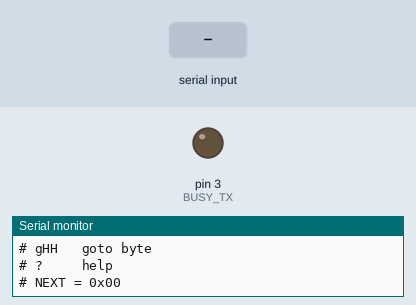
Recording of a sketch running on a simulated Arduino Uno, built with avr-gcc and run on an emulated ATmega328P. Parts: output pins drawn as LEDs (lit = HIGH), the last lines printed to the serial monitor. The test bench sets the inputs (shaded band).

Above: at 1.2 s.
1.3 s: "n90\n" received over Serial
At 2.1 s:
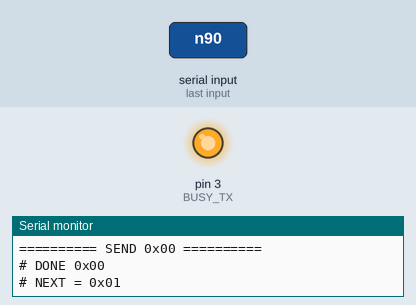
Timing chart, 0 to 4.3 s (numbered marks = the images above; inputs shaded):
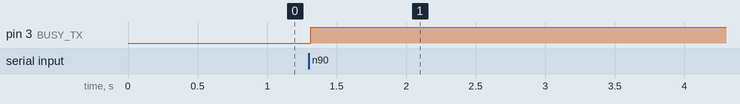

Measured:
- after the input at 1.3 s, pin 3 (BUSY_TX): LOW → HIGH at once

The sketch:

xs-tx-brute3.ino
```cpp
/*
  Kenwood XS Universal Scanner — line parser

  Wiring:
    D2 -> 2.2k -> DATA
    D3 -> 2.2k -> BUSY

  Serial: 115200

  Commands:
    n       send current byte, advance
    p       go back one byte, send
    r       reset scanner to 00
    xB5     send exact byte B5
    xDE     send exact byte DE
    g80     set scanner position to 80
    ?       help

  Works with:
    No line ending
    Newline
    Carriage return
    Both NL & CR

  For "No line ending", xHH/gHH execute as soon
  as all 3 characters have arrived.
*/

const uint8_t DATA_TX = 2;
const uint8_t BUSY_TX = 3;


// -----------------------------------------------------------------------------
// KR-V6070 measured timing
// -----------------------------------------------------------------------------

const uint16_t LEAD_US  = 1150;
const uint16_t START_US = 9800;
const uint16_t ONE_US   = 4900;
const uint16_t ZERO_US  = 9800;
const uint16_t HIGH_US  = 4900;
const uint16_t END_US   = 750;


// -----------------------------------------------------------------------------
// Scanner state
// -----------------------------------------------------------------------------

uint8_t currentByte = 0x00;


// -----------------------------------------------------------------------------
// Command buffer
// -----------------------------------------------------------------------------

char cmd[8];
uint8_t cmdLen = 0;


// -----------------------------------------------------------------------------
// Bus
// -----------------------------------------------------------------------------

void releaseBus()
{
  pinMode(DATA_TX, INPUT);
  pinMode(BUSY_TX, INPUT);
}


void setData(bool high)
{
  if (high) {
    digitalWrite(DATA_TX, HIGH);
    pinMode(DATA_TX, OUTPUT);
  } else {
    pinMode(DATA_TX, INPUT);
  }
}


void setBusy(bool high)
{
  if (high) {
    digitalWrite(BUSY_TX, HIGH);
    pinMode(BUSY_TX, OUTPUT);
  } else {
    pinMode(BUSY_TX, INPUT);
  }
}


// -----------------------------------------------------------------------------
// XS8 transmitter
// -----------------------------------------------------------------------------

void sendXS8(uint8_t value)
{
  releaseBus();

  delay(10);

  // BUSY rises
  setBusy(true);

  delayMicroseconds(LEAD_US);

  // DATA start
  setData(true);

  delayMicroseconds(START_US);

  // Eight bits, MSB first
  for (int bit = 7; bit >= 0; --bit) {

    setData(false);

    if (value & (1 << bit))
      delayMicroseconds(ONE_US);
    else
      delayMicroseconds(ZERO_US);

    setData(true);

    delayMicroseconds(HIGH_US);
  }

  // End frame
  setBusy(false);

  delayMicroseconds(END_US);

  setData(false);

  releaseBus();
}


// -----------------------------------------------------------------------------
// Helpers
// -----------------------------------------------------------------------------

void printHex(uint8_t value)
{
  if (value < 0x10)
    Serial.print('0');

  Serial.print(value, HEX);
}


void printCurrent()
{
  Serial.print("# NEXT = 0x");
  printHex(currentByte);
  Serial.println();
}


void sendAndReport(uint8_t value)
{
  Serial.println();

  Serial.print("========== SEND 0x");
  printHex(value);
  Serial.println(" ==========");

  Serial.flush();

  sendXS8(value);

  Serial.print("# DONE 0x");
  printHex(value);
  Serial.println();
}


int hexDigit(char c)
{
  if (c >= '0' && c <= '9')
    return c - '0';

  if (c >= 'a' && c <= 'f')
    return c - 'a' + 10;

  if (c >= 'A' && c <= 'F')
    return c - 'A' + 10;

  return -1;
}


bool parseHexByte(char hiChar, char loChar, uint8_t &value)
{
  int hi = hexDigit(hiChar);
  int lo = hexDigit(loChar);

  if (hi < 0 || lo < 0)
    return false;

  value = (uint8_t)((hi << 4) | lo);

  return true;
}


// -----------------------------------------------------------------------------
// Execute command
// -----------------------------------------------------------------------------

void executeCommand()
{
  if (cmdLen == 0)
    return;


  // ---------------------------------------------------------------------------
  // Single-character commands
  // ---------------------------------------------------------------------------

  if (cmdLen == 1) {

    char c = cmd[0];


    if (c == 'n' || c == 'N') {

      uint8_t value = currentByte;

      sendAndReport(value);

      currentByte++;

      printCurrent();

      return;
    }


    if (c == 'p' || c == 'P') {

      currentByte--;

      sendAndReport(currentByte);

      printCurrent();

      return;
    }


    if (c == 'r' || c == 'R') {

      currentByte = 0x00;

      Serial.println("# RESET");

      printCurrent();

      return;
    }


    if (c == '?') {

      Serial.println();
      Serial.println("# Commands:");
      Serial.println("#   n     send next");
      Serial.println("#   p     previous");
      Serial.println("#   r     reset to 00");
      Serial.println("#   xHH   send exact byte");
      Serial.println("#   gHH   set scanner position");
      Serial.println();

      return;
    }
  }


  // ---------------------------------------------------------------------------
  // xHH / gHH
  // ---------------------------------------------------------------------------

  if (cmdLen == 3) {

    char operation = cmd[0];

    uint8_t value;

    if (!parseHexByte(cmd[1], cmd[2], value)) {

      Serial.print("# ERROR: invalid hex: ");

      for (uint8_t i = 0; i < cmdLen; i++)
        Serial.print(cmd[i]);

      Serial.println();

      return;
    }


    // xHH
    if (operation == 'x' || operation == 'X') {

      sendAndReport(value);

      return;
    }


    // gHH
    if (operation == 'g' || operation == 'G') {

      currentByte = value;

      printCurrent();

      return;
    }
  }


  Serial.print("# ERROR: unknown command: ");

  for (uint8_t i = 0; i < cmdLen; i++)
    Serial.print(cmd[i]);

  Serial.println();
}


// -----------------------------------------------------------------------------
// Determine whether buffered command is complete
// -----------------------------------------------------------------------------

bool commandComplete()
{
  if (cmdLen == 0)
    return false;


  char first = cmd[0];


  // These commands consist of exactly one character.
  if (first == 'n' || first == 'N' ||
      first == 'p' || first == 'P' ||
      first == 'r' || first == 'R' ||
      first == '?') {

    return cmdLen >= 1;
  }


  // xHH and gHH consist of exactly three characters.
  if (first == 'x' || first == 'X' ||
      first == 'g' || first == 'G') {

    return cmdLen >= 3;
  }


  return false;
}


// -----------------------------------------------------------------------------
// Setup
// -----------------------------------------------------------------------------

void setup()
{
  Serial.begin(115200);

  releaseBus();

  Serial.println();
  Serial.println("# Kenwood XS Universal Scanner");
  Serial.println("#");
  Serial.println("# n     next byte");
  Serial.println("# p     previous byte");
  Serial.println("# r     reset to 00");
  Serial.println("# xHH   send exact byte");
  Serial.println("# gHH   goto byte");
  Serial.println("# ?     help");
  Serial.println();

  printCurrent();
}


// -----------------------------------------------------------------------------
// Main
// -----------------------------------------------------------------------------

void loop()
{
  while (Serial.available()) {

    char c = Serial.read();


    // Ignore line endings.
    if (c == '\r' || c == '\n')
      continue;


    // Prevent overflow.
    if (cmdLen >= sizeof(cmd)) {

      cmdLen = 0;

      Serial.println("# ERROR: command buffer overflow");

      continue;
    }


    cmd[cmdLen++] = c;


    // Execute as soon as enough characters have arrived.
    if (commandComplete()) {

      executeCommand();

      cmdLen = 0;
    }
  }
}
```
